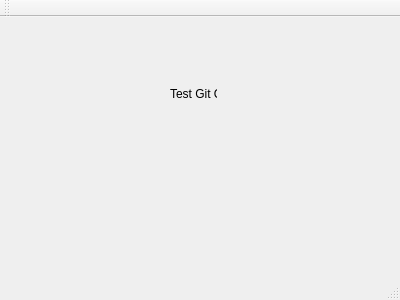
<?xml version="1.0" encoding="UTF-8"?>
<ui version="4.0">
 <class>MainWindow</class>
 <widget class="QMainWindow" name="MainWindow">
  <property name="geometry">
   <rect>
    <x>0</x>
    <y>0</y>
    <width>400</width>
    <height>300</height>
   </rect>
  </property>
  <property name="windowTitle">
   <string>MainWindow</string>
  </property>
  <widget class="QWidget" name="centralWidget">
   <widget class="QLabel" name="label">
    <property name="geometry">
     <rect>
      <x>170</x>
      <y>70</y>
      <width>47</width>
      <height>13</height>
     </rect>
    </property>
    <property name="text">
     <string>Test Git Qt</string>
    </property>
   </widget>
  </widget>
  <widget class="QMenuBar" name="menuBar">
   <property name="geometry">
    <rect>
     <x>0</x>
     <y>0</y>
     <width>400</width>
     <height>21</height>
    </rect>
   </property>
  </widget>
  <widget class="QToolBar" name="mainToolBar">
   <attribute name="toolBarArea">
    <enum>TopToolBarArea</enum>
   </attribute>
   <attribute name="toolBarBreak">
    <bool>false</bool>
   </attribute>
  </widget>
  <widget class="QStatusBar" name="statusBar"/>
 </widget>
 <layoutdefault spacing="6" margin="11"/>
 <resources/>
 <connections/>
</ui>
